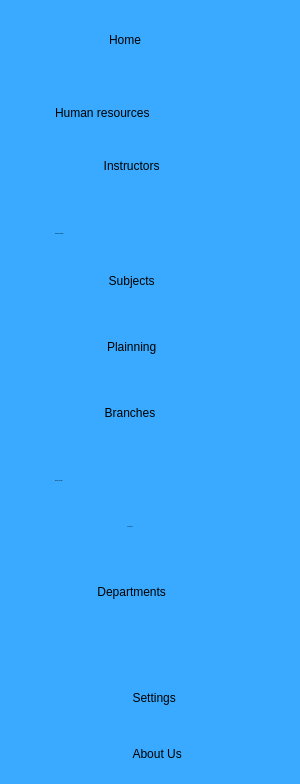
        <widget class="QFrame" name="frame_3">
         <property name="enabled">
          <bool>true</bool>
         </property>
         <property name="sizePolicy">
          <sizepolicy hsizetype="Fixed" vsizetype="Preferred">
           <horstretch>0</horstretch>
           <verstretch>0</verstretch>
          </sizepolicy>
         </property>
         <property name="minimumSize">
          <size>
           <width>300</width>
           <height>0</height>
          </size>
         </property>
         <property name="maximumSize">
          <size>
           <width>0</width>
           <height>16777215</height>
          </size>
         </property>
         <property name="styleSheet">
          <string notr="true">QFrame {
	background-color: #39AAFF;
	height:700px;
	margin-top:0;
}

QPushButton {
	background-color: #eee;
	border-top-left-radius: 20px;
	border-bottom-left-radius: 20px;
	color: rgb(0, 0, 0);
}

QPushButton {
	border-radius: 60px;
	background: #39AAFF;
}

QPushButton: hover {
	background-color: white;
	border-top-left-radius: 20px;
	border-bottom-left-radius: 20px;
}



</string>
         </property>
         <property name="frameShape">
          <enum>QFrame::NoFrame</enum>
         </property>
         <property name="frameShadow">
          <enum>QFrame::Raised</enum>
         </property>
         <layout class="QVBoxLayout" name="verticalLayout_3">
          <property name="leftMargin">
           <number>55</number>
          </property>
          <property name="topMargin">
           <number>0</number>
          </property>
          <property name="rightMargin">
           <number>0</number>
          </property>
          <property name="bottomMargin">
           <number>0</number>
          </property>
          <item alignment="Qt::AlignLeft">
           <widget class="QPushButton" name="Home">
            <property name="minimumSize">
             <size>
              <width>150</width>
              <height>60</height>
             </size>
            </property>
            <property name="maximumSize">
             <size>
              <width>16777215</width>
              <height>40</height>
             </size>
            </property>
            <property name="layoutDirection">
             <enum>Qt::LeftToRight</enum>
            </property>
            <property name="autoFillBackground">
             <bool>false</bool>
            </property>
            <property name="styleSheet">
             <string notr="true">QPushButton {
	border-radius: 60px;
	background: #39AAFF;
}

QPushButton: hover {
	background-color: white;
	border-top-left-radius: 20px;
	border-bottom-left-radius: 20px;
}</string>
            </property>
            <property name="text">
             <string> Home    </string>
            </property>
            <property name="icon">
             <iconset resource="images.qrc">
              <normaloff>:/home.png</normaloff>:/home.png</iconset>
            </property>
            <property name="iconSize">
             <size>
              <width>35</width>
              <height>35</height>
             </size>
            </property>
           </widget>
          </item>
          <item>
           <spacer name="verticalSpacer">
            <property name="orientation">
             <enum>Qt::Vertical</enum>
            </property>
            <property name="sizeHint" stdset="0">
             <size>
              <width>20</width>
              <height>40</height>
             </size>
            </property>
           </spacer>
          </item>
          <item>
           <widget class="QLabel" name="label">
            <property name="text">
             <string>Human resources</string>
            </property>
           </widget>
          </item>
          <item alignment="Qt::AlignLeft">
           <widget class="QPushButton" name="Instructor">
            <property name="enabled">
             <bool>true</bool>
            </property>
            <property name="minimumSize">
             <size>
              <width>150</width>
              <height>60</height>
             </size>
            </property>
            <property name="maximumSize">
             <size>
              <width>16777215</width>
              <height>40</height>
             </size>
            </property>
            <property name="styleSheet">
             <string notr="true">QPushButton {
	border-radius: 60px;
	background: #39AAFF;
}

QPushButton: hover {
	background-color: white;
	border-top-left-radius: 20px;
	border-bottom-left-radius: 20px;
}</string>
            </property>
            <property name="text">
             <string> Instructors</string>
            </property>
            <property name="icon">
             <iconset resource="images.qrc">
              <normaloff>:/driving-instructor.png</normaloff>:/driving-instructor.png</iconset>
            </property>
            <property name="iconSize">
             <size>
              <width>35</width>
              <height>35</height>
             </size>
            </property>
           </widget>
          </item>
          <item>
           <spacer name="verticalSpacer_2">
            <property name="orientation">
             <enum>Qt::Vertical</enum>
            </property>
            <property name="sizeHint" stdset="0">
             <size>
              <width>20</width>
              <height>40</height>
             </size>
            </property>
           </spacer>
          </item>
          <item>
           <widget class="QLabel" name="label_3">
            <property name="font">
             <font>
              <family>century gothic</family>
              <pointsize>-1</pointsize>
             </font>
            </property>
            <property name="text">
             <string>Branches Manage</string>
            </property>
           </widget>
          </item>
          <item alignment="Qt::AlignLeft">
           <widget class="QPushButton" name="Subject">
            <property name="minimumSize">
             <size>
              <width>150</width>
              <height>60</height>
             </size>
            </property>
            <property name="maximumSize">
             <size>
              <width>16777215</width>
              <height>40</height>
             </size>
            </property>
            <property name="text">
             <string> Subjects</string>
            </property>
            <property name="icon">
             <iconset resource="images.qrc">
              <normaloff>:/online-course.png</normaloff>:/online-course.png</iconset>
            </property>
            <property name="iconSize">
             <size>
              <width>35</width>
              <height>35</height>
             </size>
            </property>
           </widget>
          </item>
          <item alignment="Qt::AlignLeft">
           <widget class="QPushButton" name="Plainning">
            <property name="minimumSize">
             <size>
              <width>150</width>
              <height>60</height>
             </size>
            </property>
            <property name="maximumSize">
             <size>
              <width>16777215</width>
              <height>40</height>
             </size>
            </property>
            <property name="text">
             <string> Plainning</string>
            </property>
            <property name="icon">
             <iconset resource="images.qrc">
              <normaloff>:/calendar.png</normaloff>:/calendar.png</iconset>
            </property>
            <property name="iconSize">
             <size>
              <width>35</width>
              <height>35</height>
             </size>
            </property>
           </widget>
          </item>
          <item alignment="Qt::AlignLeft">
           <widget class="QPushButton" name="Branches">
            <property name="minimumSize">
             <size>
              <width>150</width>
              <height>60</height>
             </size>
            </property>
            <property name="maximumSize">
             <size>
              <width>16777215</width>
              <height>40</height>
             </size>
            </property>
            <property name="styleSheet">
             <string notr="true">QPushButton {
	border-radius: 60px;
	background: #39AAFF;
}

QPushButton: hover {
	background-color: white;
	border-top-left-radius: 20px;
	border-bottom-left-radius: 20px;
}</string>
            </property>
            <property name="text">
             <string>Branches</string>
            </property>
            <property name="icon">
             <iconset resource="images.qrc">
              <normaloff>:/student-with-graduation-cap.png</normaloff>:/student-with-graduation-cap.png</iconset>
            </property>
            <property name="iconSize">
             <size>
              <width>45</width>
              <height>51</height>
             </size>
            </property>
           </widget>
          </item>
          <item>
           <spacer name="verticalSpacer_3">
            <property name="orientation">
             <enum>Qt::Vertical</enum>
            </property>
            <property name="sizeHint" stdset="0">
             <size>
              <width>20</width>
              <height>40</height>
             </size>
            </property>
           </spacer>
          </item>
          <item>
           <widget class="QLabel" name="label_2">
            <property name="font">
             <font>
              <family>century gothic</family>
              <pointsize>-1</pointsize>
             </font>
            </property>
            <property name="text">
             <string>Depart. Manage</string>
            </property>
           </widget>
          </item>
          <item alignment="Qt::AlignLeft">
           <widget class="QPushButton" name="Classrooms_2">
            <property name="enabled">
             <bool>true</bool>
            </property>
            <property name="sizePolicy">
             <sizepolicy hsizetype="Minimum" vsizetype="Fixed">
              <horstretch>0</horstretch>
              <verstretch>0</verstretch>
             </sizepolicy>
            </property>
            <property name="minimumSize">
             <size>
              <width>150</width>
              <height>58</height>
             </size>
            </property>
            <property name="maximumSize">
             <size>
              <width>16777215</width>
              <height>40</height>
             </size>
            </property>
            <property name="font">
             <font>
              <family>century gothic</family>
              <pointsize>-1</pointsize>
              <kerning>true</kerning>
             </font>
            </property>
            <property name="layoutDirection">
             <enum>Qt::LeftToRight</enum>
            </property>
            <property name="styleSheet">
             <string notr="true">QPushButton {
	border-radius: 60px;
	background: #39AAFF;
}

QPushButton: hover {
	background-color: white;
	border-top-left-radius: 20px;
	border-bottom-left-radius: 20px;
}</string>
            </property>
            <property name="text">
             <string>Classrooms</string>
            </property>
            <property name="icon">
             <iconset resource="images.qrc">
              <normaloff>:/classroom.png</normaloff>:/classroom.png</iconset>
            </property>
            <property name="iconSize">
             <size>
              <width>45</width>
              <height>51</height>
             </size>
            </property>
            <property name="flat">
             <bool>false</bool>
            </property>
           </widget>
          </item>
          <item alignment="Qt::AlignLeft">
           <widget class="QPushButton" name="Department">
            <property name="minimumSize">
             <size>
              <width>150</width>
              <height>60</height>
             </size>
            </property>
            <property name="maximumSize">
             <size>
              <width>16777215</width>
              <height>40</height>
             </size>
            </property>
            <property name="text">
             <string> Departments</string>
            </property>
            <property name="icon">
             <iconset resource="images.qrc">
              <normaloff>:/school.png</normaloff>:/school.png</iconset>
            </property>
            <property name="iconSize">
             <size>
              <width>35</width>
              <height>35</height>
             </size>
            </property>
           </widget>
          </item>
          <item>
           <spacer name="verticalSpacer_4">
            <property name="orientation">
             <enum>Qt::Vertical</enum>
            </property>
            <property name="sizeHint" stdset="0">
             <size>
              <width>20</width>
              <height>40</height>
             </size>
            </property>
           </spacer>
          </item>
          <item>
           <widget class="QPushButton" name="Settings">
            <property name="minimumSize">
             <size>
              <width>150</width>
              <height>60</height>
             </size>
            </property>
            <property name="maximumSize">
             <size>
              <width>16777215</width>
              <height>40</height>
             </size>
            </property>
            <property name="text">
             <string> Settings               </string>
            </property>
            <property name="icon">
             <iconset resource="images.qrc">
              <normaloff>:/setting.png</normaloff>:/setting.png</iconset>
            </property>
            <property name="iconSize">
             <size>
              <width>35</width>
              <height>35</height>
             </size>
            </property>
           </widget>
          </item>
          <item>
           <widget class="QPushButton" name="AboutUs">
            <property name="minimumSize">
             <size>
              <width>0</width>
              <height>60</height>
             </size>
            </property>
            <property name="text">
             <string> About Us             </string>
            </property>
            <property name="icon">
             <iconset resource="images.qrc">
              <normaloff>:/info.png</normaloff>:/info.png</iconset>
            </property>
            <property name="iconSize">
             <size>
              <width>35</width>
              <height>35</height>
             </size>
            </property>
           </widget>
          </item>
         </layout>
        </widget>
